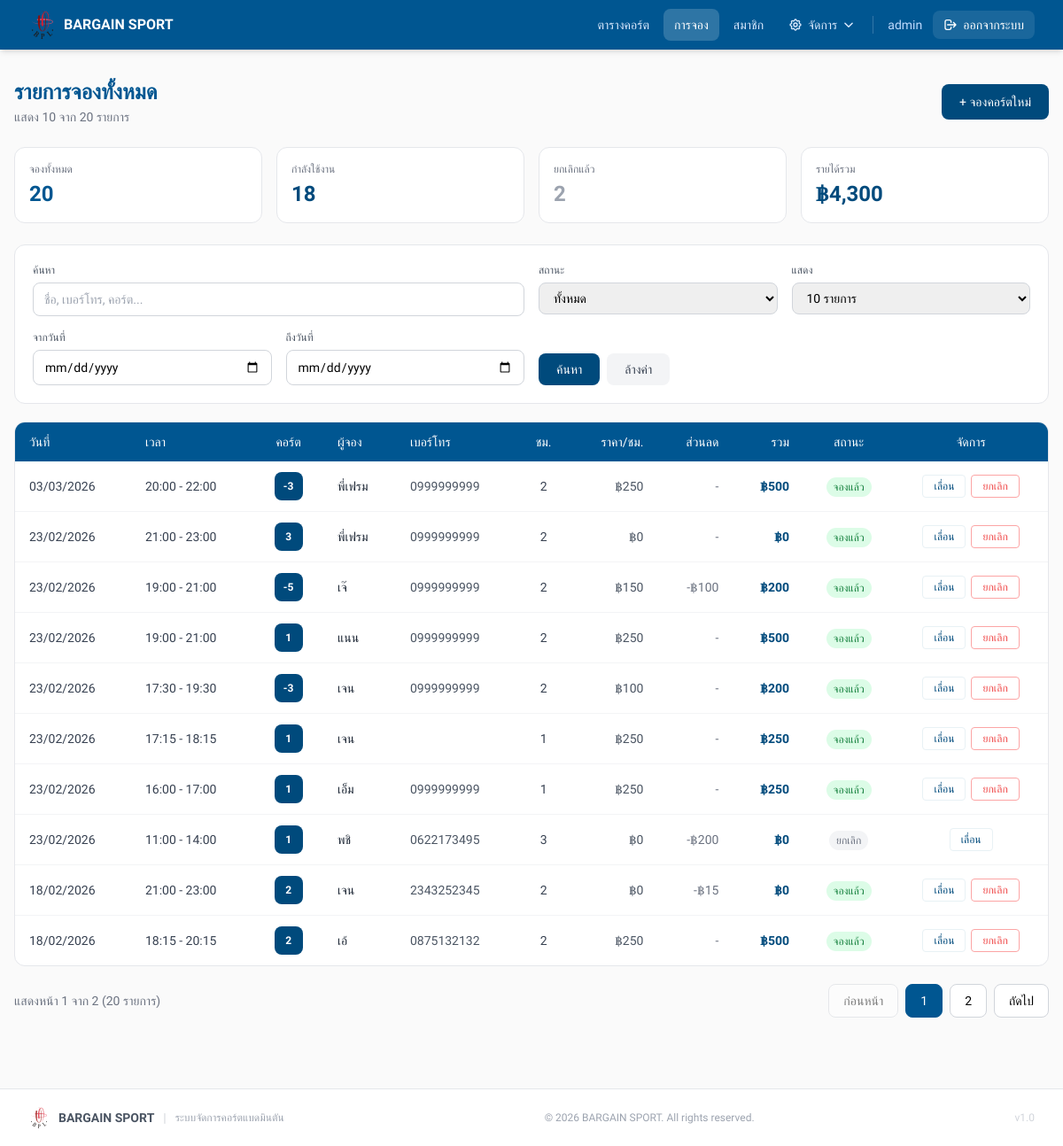
The page /bookings/index.php (signed in) on the database as committed earlier.
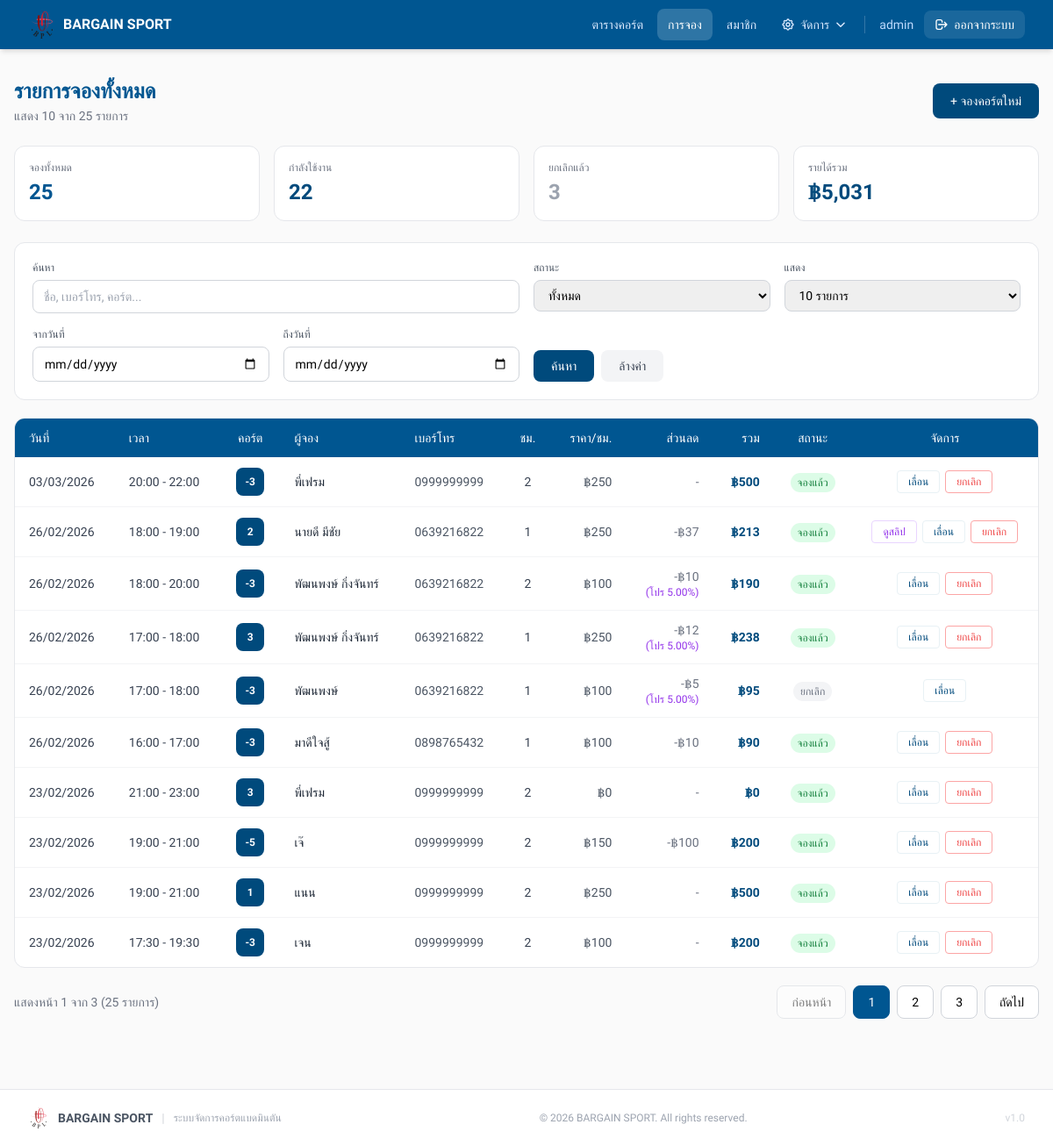
The same page on the database as committed later.
### tables this page shows
CREATE TABLE `bookings` (
  `id` int NOT NULL,
  `court_id` int NOT NULL,
  `customer_name` varchar(100) NOT NULL,
  `customer_phone` varchar(30) DEFAULT NULL,
  `member_id` int DEFAULT NULL,
  `promotion_id` int DEFAULT NULL,
  `promotion_discount_percent` decimal(5,2) DEFAULT NULL,
  `payment_slip_path` varchar(255) DEFAULT NULL,
  `start_datetime` datetime NOT NULL,
  `duration_hours` int NOT NULL,
  `price_per_hour` decimal(10,2) NOT NULL,
  `discount_amount` decimal(10,2) NOT NULL DEFAULT '0.00',
  `total_amount` decimal(10,2) NOT NULL,
  `status` enum('booked','cancelled') NOT NULL DEFAULT 'booked',
  `created_by` int DEFAULT NULL,
  `created_at` timestamp NOT NULL DEFAULT CURRENT_TIMESTAMP,
  `updated_at` timestamp NULL DEFAULT NULL
);

CREATE TABLE `courts` (
  `id` int NOT NULL,
  `court_no` int NOT NULL,
  `vip_room_name` varchar(100) DEFAULT NULL COMMENT 'ชื่อห้อง VIP',
  `status` enum('Available','Booked','In Use','Maintenance') DEFAULT 'Available',
  `is_vip` tinyint(1) NOT NULL DEFAULT '0',
  `court_type` enum('normal','vip') DEFAULT 'normal' COMMENT 'ประเภทคอร์ต: normal=ปกติ, vip=VIP',
  `vip_price` decimal(10,2) DEFAULT NULL COMMENT 'ราคาพิเศษสำหรับคอร์ต VIP (บาท/ชั่วโมง)',
  `normal_price` decimal(10,2) DEFAULT NULL COMMENT 'ราคาคงที่สำหรับคอร์ตปกติ (optional)'
);

### bookings/index.php (the view, shortened to what the changed rows need)
<?php
require_once __DIR__.'/../config/db.php';
$per_page = isset($_GET['per_page']) && $_GET['per_page'] !== 'all' ? (int)$_GET['per_page'] : 10;
$page = max(1, (int)($_GET['page'] ?? 1));
$where = ['1=1'];
$params = [];
$whereClause = implode(' AND ', $where);
$countStmt = $pdo->prepare("SELECT COUNT(*) FROM bookings b JOIN courts c ON b.court_id=c.id WHERE $whereClause");
$countStmt->execute($params);
$totalRecords = $countStmt->fetchColumn();
$offset = 0;
$totalPages = 1;
if ($per_page > 0) {
    $totalPages = max(1, ceil($totalRecords / $per_page));
    $page = min($page, $totalPages);
    $offset = ($page - 1) * $per_page;
}
$query = "SELECT b.*, c.court_no FROM bookings b JOIN courts c ON b.court_id=c.id WHERE $whereClause ORDER BY b.start_datetime DESC";
if ($per_page > 0) {
    $query .= " LIMIT $per_page OFFSET $offset";
}
$stmt = $pdo->prepare($query);
$stmt->execute($params);
$rows = $stmt->fetchAll();
$bookedCount = $pdo->prepare("SELECT COUNT(*) FROM bookings b JOIN courts c ON b.court_id=c.id WHERE $whereClause AND b.status='booked'");
$bookedCount->execute($params);
$bookedTotal = $bookedCount->fetchColumn();
$cancelledCount = $pdo->prepare("SELECT COUNT(*) FROM bookings b JOIN courts c ON b.court_id=c.id WHERE $whereClause AND b.status='cancelled'");
$cancelledCount->execute($params);
$cancelledTotal = $cancelledCount->fetchColumn();
$revenueStmt = $pdo->prepare("SELECT SUM(b.total_amount) FROM bookings b JOIN courts c ON b.court_id=c.id WHERE $whereClause AND b.status='booked'");
$revenueStmt->execute($params);
$totalRevenue = $revenueStmt->fetchColumn() ?? 0;
?>
<!doctype html>
<html lang="th">
<head>
<script src="https://cdn.tailwindcss.com"></script>
</head>
<body style="background:#FAFAFA;" class="min-h-screen">
<div class="max-w-7xl mx-auto px-4 py-8">
  <div class="flex flex-col sm:flex-row justify-between items-start sm:items-center gap-4 mb-6">
    <div>
      <h1 style="color:#005691;" class="text-2xl font-bold">รายการจองทั้งหมด</h1>
      <p class="text-gray-500 text-sm mt-0.5">แสดง <?= count($rows) ?> จาก <?= $totalRecords ?> รายการ</p>
    </div>
  </div>
  <div class="grid grid-cols-2 sm:grid-cols-4 gap-4 mb-6">
    <div class="bg-white rounded-xl border border-gray-200 p-4">
      <p class="text-gray-500 text-xs mb-1">จองทั้งหมด</p>
      <p style="color:#005691;" class="text-2xl font-bold"><?= $totalRecords ?></p>
    </div>
    <div class="bg-white rounded-xl border border-gray-200 p-4">
      <p class="text-gray-500 text-xs mb-1">กำลังใช้งาน</p>
      <p style="color:#004A7C;" class="text-2xl font-bold"><?= $bookedTotal ?></p>
    </div>
    <div class="bg-white rounded-xl border border-gray-200 p-4">
      <p class="text-gray-500 text-xs mb-1">ยกเลิกแล้ว</p>
      <p class="text-2xl font-bold text-gray-400"><?= $cancelledTotal ?></p>
    </div>
    <div class="bg-white rounded-xl border border-gray-200 p-4">
      <p class="text-gray-500 text-xs mb-1">รายได้รวม</p>
      <p style="color:#004A7C;" class="text-2xl font-bold">฿<?= number_format($totalRevenue, 0) ?></p>
    </div>
  </div>
  <div class="bg-white rounded-xl border border-gray-200 overflow-hidden">
    <div class="hidden md:block overflow-x-auto">
      <?php if (count($rows) > 0): ?>
      <table class="w-full text-sm">
        <thead>
          <tr style="background:#005691;" class="text-white text-left">
            <th class="px-4 py-3 font-medium">วันที่</th>
            <th class="px-4 py-3 font-medium">เวลา</th>
            <th class="px-4 py-3 font-medium text-center">คอร์ต</th>
            <th class="px-4 py-3 font-medium">ผู้จอง</th>
            <th class="px-4 py-3 font-medium">เบอร์โทร</th>
            <th class="px-4 py-3 font-medium text-center">ชม.</th>
            <th class="px-4 py-3 font-medium text-right">ราคา/ชม.</th>
            <th class="px-4 py-3 font-medium text-right">ส่วนลด</th>
            <th class="px-4 py-3 font-medium text-right">รวม</th>
            <th class="px-4 py-3 font-medium text-center">สถานะ</th>
            <th class="px-4 py-3 font-medium text-center">จัดการ</th>
          </tr>
        </thead>
        <tbody class="divide-y divide-gray-100">
          <?php foreach($rows as $r):
            $s = new DateTime($r['start_datetime']);
            $isBooked = $r['status'] === 'booked';
          ?>
          <tr class="hover:bg-gray-50 transition-colors">
            <td class="px-4 py-3 text-gray-700"><?=$s->format('d/m/Y')?></td>
            <td class="px-4 py-3 text-gray-700">
              <?=$s->format('H:i')?> - <?=$s->modify('+'.$r['duration_hours'].' hour')->format('H:i')?>
            </td>
            <td class="px-4 py-3 text-center">
              <span style="background:#004A7C;" class="inline-flex items-center justify-center w-8 h-8 text-white rounded-lg text-xs font-bold">
                <?=$r['court_no']?>
              </span>
            </td>
            <td class="px-4 py-3 text-gray-800"><?=htmlspecialchars($r['customer_name'])?></td>
            <td class="px-4 py-3 text-gray-600"><?=htmlspecialchars($r['customer_phone'])?></td>
            <td class="px-4 py-3 text-center text-gray-700"><?=$r['duration_hours']?></td>
            <td class="px-4 py-3 text-right text-gray-600">฿<?=number_format($r['price_per_hour'],0)?></td>
            <td class="px-4 py-3 text-right text-gray-500">
              <?php if ($r['discount_amount'] > 0): ?>
                -฿<?= number_format($r['discount_amount'], 0) ?>
                <?php if (!empty($r['promotion_discount_percent'])): ?>
                <span class="text-xs text-purple-600 block">(โปร <?= $r['promotion_discount_percent'] ?>%)</span>
                <?php endif; ?>
              <?php else: ?>-<?php endif; ?>
            </td>
            <td style="color:#004A7C;" class="px-4 py-3 text-right font-semibold">฿<?=number_format($r['total_amount'],0)?></td>
            <td class="px-4 py-3 text-center">
              <span class="text-xs px-2 py-1 rounded-full <?= $isBooked ? 'bg-green-100 text-green-700' : 'bg-gray-100 text-gray-500' ?>">
                <?= $isBooked ? 'จองแล้ว' : 'ยกเลิก' ?>
              </span>
            </td>
            <td class="px-4 py-3">
              <div class="flex gap-1.5 justify-center flex-wrap">
                <?php if (!empty($r['payment_slip_path'])): ?>
                <button onclick="viewSlip('<?= htmlspecialchars($r['payment_slip_path'], ENT_QUOTES) ?>')"
                        class="px-3 py-1 border border-purple-200 text-purple-600 rounded text-xs hover:bg-purple-50 transition-colors">
                    ดูสลิป
                </button>
                <?php endif; ?>
                <a href="update.php?id=<?=$r['id']?>"
                   style="color:#004A7C; border-color:#E8F1F5;"
                   class="px-3 py-1 border rounded text-xs hover:bg-[#FAFAFA] transition-colors">เลื่อน</a>
                <?php if($isBooked): ?>
                <a href="cancel.php?id=<?=$r['id']?>"
                   onclick="return confirm('ยืนยันยกเลิกการจอง?')"
                   class="px-3 py-1 border border-red-300 text-red-500 rounded text-xs hover:bg-red-50 transition-colors">ยกเลิก</a>
                <?php endif; ?>
              </div>
            </td>
          </tr>
          <?php endforeach; ?>
        </tbody>
      </table>
      <?php endif; ?>
    </div>
  </div>
  <?php if ($per_page > 0 && $totalPages > 1): ?>
  <div class="mt-5 flex flex-col sm:flex-row justify-between items-center gap-4">
    <p class="text-sm text-gray-500">
      แสดงหน้า <?= $page ?> จาก <?= $totalPages ?> (<?= number_format($totalRecords) ?> รายการ)
    </p>
    <div class="flex gap-2">
      <?php
      $queryParams = $_GET;
      $queryParams['page'] = max(1, $page - 1);
      $prevLink = 'index.php?' . http_build_query($queryParams);
      $queryParams['page'] = min($totalPages, $page + 1);
      $nextLink = 'index.php?' . http_build_query($queryParams);
      ?>
      <a href="<?= $prevLink ?>"
         class="px-4 py-2 bg-white border border-gray-300 rounded-lg text-sm hover:bg-gray-50 transition-colors <?= $page <= 1 ? 'opacity-50 pointer-events-none' : '' ?>">
        ก่อนหน้า
      </a>
      <?php
      $startPage = max(1, $page - 2);
      $endPage = min($totalPages, $page + 2);
      for ($i = $startPage; $i <= $endPage; $i++):
        $queryParams['page'] = $i;
        $pageLink = 'index.php?' . http_build_query($queryParams);
      ?>
        <a href="<?= $pageLink ?>"
           class="px-4 py-2 border rounded-lg text-sm transition-colors <?= $i === $page ? 'bg-[#005691] text-white border-[#005691]' : 'bg-white border-gray-300 hover:bg-gray-50' ?>">
          <?= $i ?>
        </a>
      <?php endfor; ?>
      <a href="<?= $nextLink ?>"
         class="px-4 py-2 bg-white border border-gray-300 rounded-lg text-sm hover:bg-gray-50 transition-colors <?= $page >= $totalPages ? 'opacity-50 pointer-events-none' : '' ?>">
        ถัดไป
      </a>
    </div>
  </div>
  <?php endif; ?>
</div>
</body>
</html>

Rows that differ between the two databases and show on the page:
no longer on this page (row unchanged): bookings: start_datetime "23/02/2026", start_datetime "17:15", start_datetime+duration_hours "18:15", court.court_no "1", customer_name "เจน", duration_hours "1", price_per_hour "250", total_amount "250", status "จองแล้ว"
no longer on this page (row unchanged): bookings: start_datetime "23/02/2026", start_datetime "16:00", start_datetime+duration_hours "17:00", court.court_no "1", customer_name "เอ็ม", customer_phone "0999999999", duration_hours "1", price_per_hour "250", total_amount "250", status "จองแล้ว"
no longer on this page (row unchanged): bookings: start_datetime "23/02/2026", start_datetime "11:00", start_datetime+duration_hours "14:00", court.court_no "1", customer_name "พชิ", customer_phone "0622173495", duration_hours "3", price_per_hour "0", discount_amount "200", total_amount "0", status "ยกเลิก"
no longer on this page (row unchanged): bookings: start_datetime "18/02/2026", start_datetime "21:00", start_datetime+duration_hours "23:00", court.court_no "2", customer_name "เจน", customer_phone "2343252345", duration_hours "2", price_per_hour "0", discount_amount "15", total_amount "0", status "จองแล้ว"
no longer on this page (row unchanged): bookings: start_datetime "18/02/2026", start_datetime "18:15", start_datetime+duration_hours "20:15", court.court_no "2", customer_name "เอ้", customer_phone "0875132132", duration_hours "2", price_per_hour "250", total_amount "500", status "จองแล้ว"
added bookings: start_datetime "26/02/2026", start_datetime "18:00", start_datetime+duration_hours "19:00", court.court_no "2", customer_name "นายดี มีชัย", customer_phone "0639216822", duration_hours "1", price_per_hour "250", discount_amount "37", total_amount "213", status "จองแล้ว"
added bookings: start_datetime "26/02/2026", start_datetime "18:00", start_datetime+duration_hours "20:00", court.court_no "-3", customer_name "พัฒนพงษ์ กิ่งจันทร์", customer_phone "0639216822", duration_hours "2", price_per_hour "100", discount_amount "10", promotion_discount_percent "5.00", total_amount "190", status "จองแล้ว"
added bookings: start_datetime "26/02/2026", start_datetime "17:00", start_datetime+duration_hours "18:00", court.court_no "3", customer_name "พัฒนพงษ์ กิ่งจันทร์", customer_phone "0639216822", duration_hours "1", price_per_hour "250", discount_amount "12", promotion_discount_percent "5.00", total_amount "238", status "จองแล้ว"
added bookings: start_datetime "26/02/2026", start_datetime "17:00", start_datetime+duration_hours "18:00", court.court_no "-3", customer_name "พัฒนพงษ์", customer_phone "0639216822", duration_hours "1", price_per_hour "100", discount_amount "5", promotion_discount_percent "5.00", total_amount "95", status "ยกเลิก"
added bookings: start_datetime "26/02/2026", start_datetime "16:00", start_datetime+duration_hours "17:00", court.court_no "-3", customer_name "มาดีใจสู้", customer_phone "0898765432", duration_hours "1", price_per_hour "100", discount_amount "10", total_amount "90", status "จองแล้ว"
Other text that changed with them:
$totalRecords: "20" → "25"
$bookedTotal: "18" → "22"
$cancelledTotal: "2" → "3"
$totalRevenue: "4,300" → "5,031"
$totalPages: "2" → "3"
new list line: "3"
